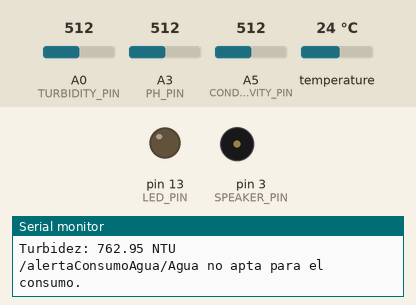
This sketch was run on a simulated Arduino Uno, built with avr-gcc and run on an emulated ATmega328P. Parts: output pins drawn as LEDs (lit = HIGH), buzzer (waves = sounding), the last lines printed to the serial monitor. The test bench sets the inputs (shaded band); at power-on: temperature 24 °C, A3 (PH_PIN) = 512, A0 (TURBIDITY_PIN) = 512, A5 (CONDUCTIVITY_PIN) = 512.

Above: at 1.5 s.
1.6 s: temperature set to 34.3 °C
3.2 s: temperature set to 35.4 °C
At 4.3 s:
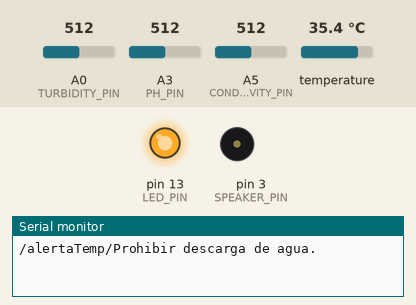
5.0 s: A3 (PH_PIN) set to 571
6.5 s: A3 (PH_PIN) set to 596
At 8.0 s:
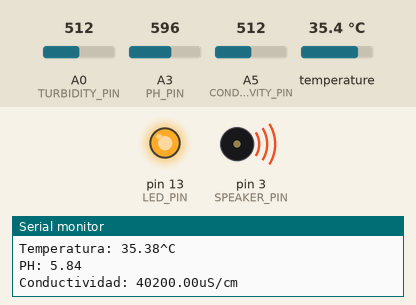
Timing chart, 0 to 9.5 s (numbered marks = the images above; inputs shaded):
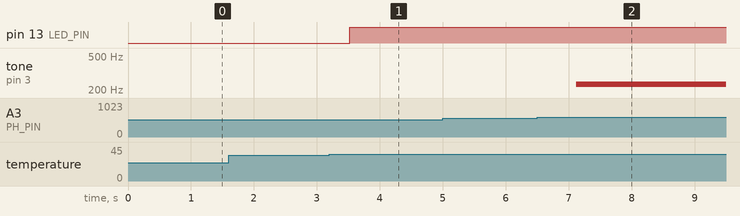

Measured:
- the behaviour switches between 35 and 35.1 °C on temperature (found by bisection; images 0 and 1)
- the behaviour switches between 584 and 585 on A3 (PH_PIN) (found by bisection; images 1 and 2)
- after the input at 3.2 s, pin 13 (LED_PIN): LOW → HIGH after 0.32 s
- after the input at 6.5 s, tone on pin 3 (SPEAKER_PIN): silent → 232 Hz after 0.62 s

The sketch:

nodo-lora-sensores.ino
```cpp
#include <OneWire.h>
#include <DallasTemperature.h>

#define TURBIDITY_PIN             A0
#define PH_PIN                    A3
#define TEMPERATURE_PIN           A4
#define CONDUCTIVITY_PIN          A5
#define LED_PIN                   13
#define SPEAKER_PIN               3

#define SPEAKER_FRECUENCY         ( 220 * 1.059 )
#define DECIMAL_PRINT_PRECISION   2

#define HIGH_PH                   5
#define MEDIUM_TEMPERATURE        4
#define HIGH_TEMPERATURA          3
#define HIGH_TURBIDITY            2
#define HIGH_CONDUCTIVITY         1
#define NORMAL_VALUES             0
#define INITIAL_STATE            -1

OneWire oneWire(TEMPERATURE_PIN);
DallasTemperature sensors(&oneWire);
int state = INITIAL_STATE;
float conductividad;
float temperatura;
float turbidez;
float PH;

void ledOn()
{
  digitalWrite(LED_PIN, 1);
}

void ledOff()
{
  digitalWrite(LED_PIN, 0);
}

void speakerOn()
{
  tone(SPEAKER_PIN,SPEAKER_FRECUENCY);
}

void speakerOff()
{
  noTone(SPEAKER_PIN);
}

void sendMessage(String topic, String message)
{
  String request = "/" + topic + "/" + message;
  Serial.println(request);
}

void onHighPh()
{
  speakerOn();
  ledOn();
  sendMessage(
    "alarmaPH",
    "Verter solucion acida/alcalina para regular el PH."
  );
}

void onLowPh()
{
  speakerOff();
  ledOff();
  sendMessage(
    "alarmaPH",
    "PH reestablecido a valores aceptables."
  );
}

void onMediumTemperature()
{
  sendMessage(
    "alertaTemp",
    "Los niveles de temperatura actuales favorecen la reproducciOn de bacterias nocivas para la salud."
  );
}

void onLowTemperature()
{
  sendMessage(
    "alertaTemp",
    "Los niveles de temperatura actuales ya No favorecen la reproducciOn de bacterias nocivas para la salud."
  );
}

void onHighTemperature()
{
  ledOn();
  sendMessage(
    "alertaTemp",
    "Prohibir descarga de agua."
  );
}

void onFromHighToMediumTemperature()
{
  ledOff();
  sendMessage(
    "alertaTemp",
    "Volver a permitir la descarga de agua."
  );
}

void onHighTurbidity()
{
  sendMessage(
    "alertaExtraccionAgua",
    "Extraer residuos."
  );
}

void onLowTurbidity()
{
  sendMessage(
    "alertaExtraccionAgua",
    "Ya no es necesario extraer residuos."
  );
}

void onHighConductivity()
{
  sendMessage(
    "alertaConsumoAgua",
    "Agua no apta para el consumo."
  );
}

void onLowConductivity()
{
  sendMessage(
    "alertaConsumoAgua",
    "El agua ah vuelto a ser apta para el consumo."
  );
}

void onNormalesValues()
{
}

void leaveCurrentState()
{
  switch(state)
  {
    case HIGH_PH: onLowPh(); break;
    case MEDIUM_TEMPERATURE: onLowTemperature(); break;
    case HIGH_TEMPERATURA: onFromHighToMediumTemperature(); break;
    case HIGH_TURBIDITY: onLowTurbidity(); break;
    case HIGH_CONDUCTIVITY: onLowConductivity(); break;
    default: break;
  }
}

void changeState(int newState)
{
  if(newState < state)
    leaveCurrentState();
  state = newState;
  switch(state)
  {
    case HIGH_PH: onHighPh(); break;
    case MEDIUM_TEMPERATURE: onMediumTemperature(); break;
    case HIGH_TEMPERATURA: onHighTemperature(); break;
    case HIGH_TURBIDITY: onHighTurbidity(); break;
    case HIGH_CONDUCTIVITY: onHighConductivity(); break;
    default: break;
  }
}

void automata()
{
  int newState = NORMAL_VALUES;
  if(PH < 6 || PH > 9)
    newState = HIGH_PH;
  else if(temperatura > 25 && temperatura < 35)
    newState = MEDIUM_TEMPERATURE;
  else if(temperatura > 35)
    newState = HIGH_TEMPERATURA;
  else if(turbidez > 2000)
    newState = HIGH_TURBIDITY;
  else if(conductividad > 1500)
    newState = HIGH_CONDUCTIVITY;
  else
    newState = NORMAL_VALUES;
  if(newState != state)
    changeState(newState);
}

float readConductivity(void)
{
  char i;
  int x,aux4;
  float aux1, aux2, aux3;
  aux1=0;
  for(i=0;i<100;i++)
  {
  aux1=aux1+((analogRead(CONDUCTIVITY_PIN)*5.00)/1023.00);
  }
  aux1=aux1/100;
  aux1=aux1*1023/5.00;
  if(aux1>=927)
  conductividad=0;
  if((aux1<927) && (aux1>=838)){
    conductividad=-30.0*(aux1-838)+3000;
  }

  if((aux1>=800)&&(aux1<=837)){
    conductividad=5800;
  }

    if((aux1>=785)&&(aux1<800)){
      conductividad=8100;
  }
  if((aux1>=769)&&(aux1<785)){
      conductividad=11200;
  }
  if((aux1>=765)&&(aux1<769)){
      conductividad=17500;
  }
  if((aux1>763)&&(aux1<765)){
      conductividad=27000;
  }
  if((aux1>774)&&(aux1<=762)){
      conductividad=30100;
  }
  if(aux1<=774){
      conductividad=40200;
  }
  return conductividad;
}

float readTurbidity(void)
{
  int x,aux4;
  int i;
  float aux1, aux2, aux3;
  aux3=0;
  for(i=0;i<100;i++)
  {
  aux3=aux3+((analogRead(TURBIDITY_PIN)*5.00)/1023.00);
  }
  aux3= aux3/100;

  if(aux3 >= 3.20) {
    turbidez=0.00;
  }
  if(aux3<3.20 && aux3>=0){
    turbidez=-1093.75*aux3 + 3500.00;
  }

  if(aux3<0.00){
    turbidez=3500.00;
  }
  return turbidez;
}

float Read_Temperature(void){
  float tempC;
  tempC = DEVICE_DISCONNECTED_C;
  while(tempC == DEVICE_DISCONNECTED_C){
    sensors.requestTemperatures(); // Send the command to get temperatures
    tempC = sensors.getTempCByIndex(0);
  }
  return tempC;
}

float readPh(void)
{// fórmula para leer PH entre 0-14.
  return (1023 - analogRead(PH_PIN)) / 73.07;
}

void setup(void) {
  Serial.begin(115200);
  pinMode(LED_PIN, OUTPUT);
  pinMode(SPEAKER_PIN, OUTPUT);
  sensors.begin();
}

void loop(void) {

  temperatura = Read_Temperature();
  Serial.print("Temperatura: ");
  Serial.print(temperatura);
  Serial.println("^C");
  PH = readPh();
  Serial.print("PH: ");
  Serial.println(PH, DECIMAL_PRINT_PRECISION);
  conductividad = readConductivity();
  Serial.print("Conductividad: ");
  Serial.print(conductividad);
  Serial.println("uS/cm");
  turbidez = readTurbidity();
  Serial.print("Turbidez: ");
  Serial.print(turbidez);
  Serial.println(" NTU");
  automata();
  delay(100);
  Serial.println();
}
```
